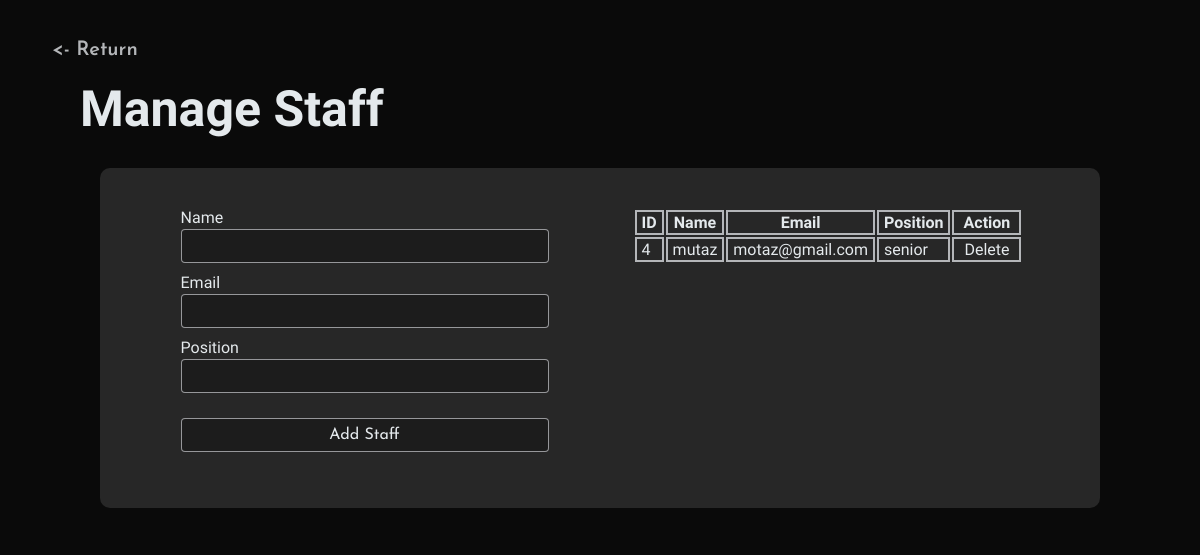
/DICE/admin-staff.php (signed in), run on the app's committed database.
### tables this page shows
CREATE TABLE `staff` (
  `id` int(11) NOT NULL,
  `name` varchar(100) DEFAULT NULL,
  `email` varchar(100) DEFAULT NULL,
  `position` varchar(100) DEFAULT NULL
);

### DICE/admin-staff.php (the view, shortened to what this page needs)
<?php
include 'Base.php';
?>
<html>
<head>
    <link rel="stylesheet" href="admin.css">
</head>
<body>
    <a class="returning" href="admin-dashboard.php"><- Return</a>
            <section class="admin-decore">
                <h1>Manage Staff</h1>
                <div class="admin-container side-by-side">
                    <form method="POST" class="form-deco">
                        <p>Name</p>
                        <input type="text" name="name" required>
                        <p>Email</p>
                        <input type="email" name="email" required>
                        <p>Position </p>
                        <input type="text" name="position" required>
                        <button name="add" style="cursor:pointer;">Add Staff</button>
                    </form>
                    <br><br>
                    <table border="1" class="table-color table-deco" style="display:block;">
                        <tr>
                            <th>ID</th>
                            <th>Name</th>
                            <th>Email</th>
                            <th>Position</th>
                            <th>Action</th>
                        </tr>
                        <?php
                        $result = mysqli_query($connect, "SELECT * FROM staff");
                        while ($row = mysqli_fetch_assoc($result)) {
                            ?>
                            <tr>
                                <td><?php echo $row['id']; ?></td>
                                <td><?php echo $row['name']; ?></td>
                                <td><?php echo $row['email']; ?></td>
                                <td><?php echo $row['position']; ?></td>
                                <td><a href="?delete=<?php echo $row['id']; ?>">Delete</a></td>
                            </tr>
                        <?php } ?>
                    </table>
                </div>
                <br>
            </section>
</body>
</html>

### DICE/admin.css (style rules this page uses)
* { background-color: #0a0a0a; color: #E4E9EC; font-family: "Texturina"; scroll-behavior: smooth; scrollbar-color: #272727 #0a0a0a; }
body { margin: 40px; }
body h1 { color: #E4E9EC; font-size: 50px; font-weight: 700; margin: 20px 0 30px 0; }
.returning { text-decoration: none; padding: 12px; border: none; color: #B4B6B9; font-size: 20px; font-family: "Josefin Sans"; font-weight: 600; }
.admin-decore { margin: 0; margin: 0 40px; }
.table-color tr, td, th { background-color: #272727 !important; border: 2px solid #B4B6B9; }
.side-by-side { display: flex; flex-direction: row; gap: 40px; justify-content: center; }

### data on the page
staff: id "4", name "mutaz", email "motaz@gmail.com", position "senior"
